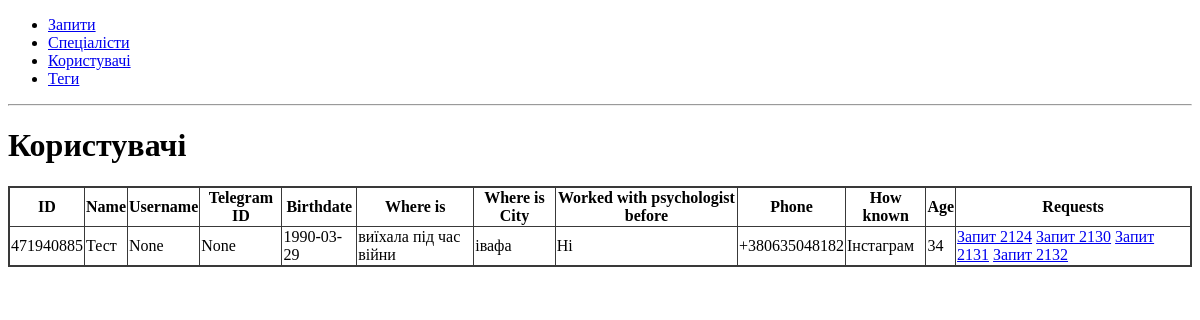
The app's page /users/, older data.
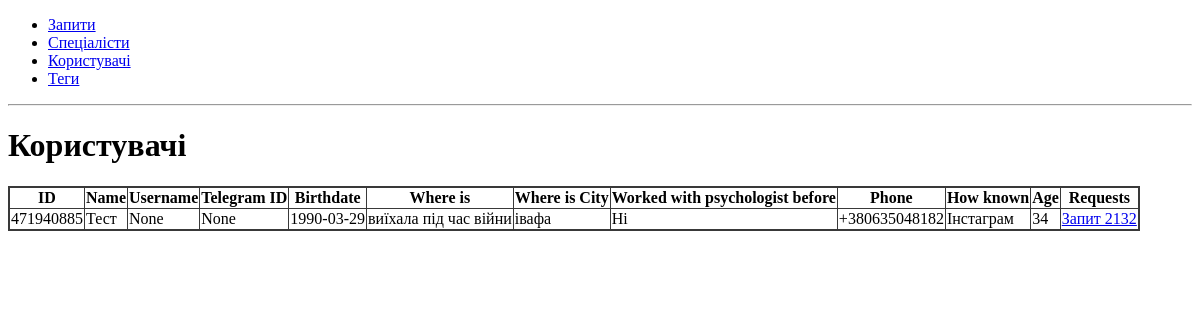
The same page, newer data.
### app/users/models.py (models this page shows, shortened)
class User(db.Model):
    id = db.Column(db.Integer, primary_key=True)
    name = db.Column(db.String(80), unique=True, nullable=False)
    username = db.Column(db.String(80), unique=True)
    telegram_id = db.Column(db.Integer, unique=True)
    birthdate = db.Column(db.Date, nullable=False)
    where_is = db.Column(db.String(80), nullable=False)
    where_is_city = db.Column(db.String(80), nullable=False)
    worked_with_psychologist_before = db.Column(db.String(80), nullable=False)
    phone = db.Column(db.String(80), nullable=False)
    how_known = db.Column(db.String(80), nullable=False)
    age = db.Column(db.Integer)

### app/requests/models.py (models this page shows, shortened)
class Request(db.Model):
    id = db.Column(db.Integer, primary_key=True)
    created_date = db.Column(db.DateTime, nullable=False)
    user_full_name = db.Column(db.String(80), nullable=False)
    user_username = db.Column(db.String(80))
    user_telegram_id = db.Column(db.Integer)
    user_birthdate = db.Column(db.Date, nullable=False)
    user_where_is = db.Column(db.String(80), nullable=False)
    user_where_is_city = db.Column(db.String(80), nullable=False)
    user_worked_with_psychologist_before = db.Column(db.String(80), nullable=False)
    help_type = db.Column(db.String(80), nullable=False)
    user_how_known = db.Column(db.String(80), nullable=False)
    user_phone = db.Column(db.Integer, nullable=False)
    request_type = db.Column(db.String(80), nullable=False)
    tag_id = db.Column(db.Integer, db.ForeignKey("tag.id"), nullable=False)
    tag = db.relationship("Tag", backref="requests")
    user_id = db.Column(db.Integer, db.ForeignKey("user.id"), nullable=False)
    user = db.relationship("User", backref="requests")
    specialist_id = db.Column(db.Integer, db.ForeignKey("specialist.id"), nullable=True)
    specialist = db.relationship("Specialist", backref="requests")
    def __repr__(self):
        return f"Запит {self.id}"

### app/users/routes.py (the view)
@bp.route('/')
def users():
    return render_template('users.html', users=User.query.all())

### app/users/templates/users.html
{% extends 'base.html' %}
{% block content %}
<h1>Користувачі</h1>
{% include 'users_table.html' %}
{% endblock %}

### app/users/templates/users_table.html
<table id="users">
    <thead>
        <tr>
            <th>ID</th>
            <th>Name</th>
            <th>Username</th>
            <th>Telegram ID</th>
            <th>Birthdate</th>
            <th>Where is</th>
            <th>Where is City</th>
            <th>Worked with psychologist before</th>
            <th>Phone</th>
            <th>How known</th>
            <th>Age</th>
            <th>Requests</th>
        </tr>
    </thead>
    <tbody>
        {% for user in users %}
        <tr>
            <td>{{ user.id }}</td>
            <td>{{ user.name }}</td>
            <td>{{ user.username }}</td>
            <td>{{ user.telegram_id }}</td>
            <td>{{ user.birthdate }}</td>
            <td>{{ user.where_is }}</td>
            <td>{{ user.where_is_city }}</td>
            <td>{{ user.worked_with_psychologist_before }}</td>
            <td>{{ user.phone }}</td>
            <td>{{ user.how_known }}</td>
            <td>{{ user.age }}</td>
            <td>
                {% for request in user.requests %}
                <a href="{{ url_for('requests.request_card', request_id=request.id) }}">{{ request }}</a>
                {% endfor %}
            </td>
        </tr>
        {% endfor %}
    </tbody>
</table>

Row changes from the older to the newer data that the page shows:
removed Request: id "Запит 2124"
removed Request: id "Запит 2130"
removed Request: id "Запит 2131"
